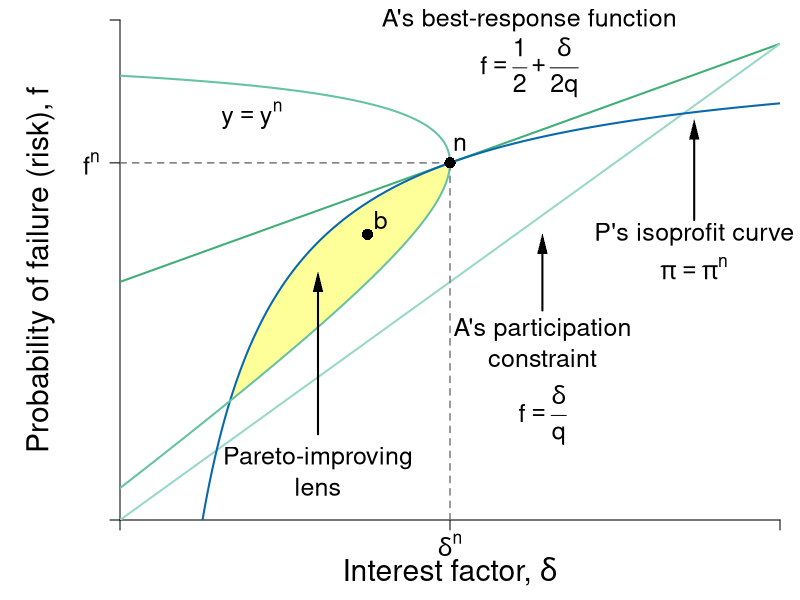

Write the R code that produced this figure.
#Graph Designer: Simon Halliday, Scott Cohn
#Authors: Bowles and Halliday
#Title: Coordination, Conflict and Competition: A Text in Microeconomics

library(shape)
pdf(file = "credit/non_contractual_risk.pdf", width = 8, height = 6)

#Set parameters for graphics
pointsize <- 1.8
axislabelsize <- 1.8
labelsize <- 1.5
namesize <- 1.8
annotatesize <- 1.5
graphlinewidth <- 2
segmentlinewidth <- 1.5

COL <- c("#7fc97f", "#beaed4", "#fdc086", "#ffff99", "#386cb0", "#f0027f", "#bf5b17", "#666666")
COLA <- c("#e0f3db", "#99d8c9","#66c2a4","#41ae76", "#238b45", "#005824")
COLB <- c("#c6dbef", "#4eb3d3", "#2b8cbe", "#0868ac","#084081")
COLC <- c("#fcfbfd", "#efedf5", "#dadaeb", "#bcbddc", "#9e9ac8", "#807dba", "#6a51a3", "#54278f", "#3f007d")
grays <- gray.colors(25, start = 1, end = 0)

#Edited the margins to cater for the larger LHS labels
par(mar =  c(4, 6, 1, 1))

brfFn <- function(delta, q = 1) {
  .5 + (delta / (2 * q)) 
}

PCFn <- function(delta, q = 1) {
  delta/q
}

isoreturnFn <- function(delta, pi=0.125) {
  1 - (pi)/delta
}


yFn <- function(d1, f1, q = 1){
  q*f1*(1 - f1) - d1*(1 - f1)
}

profitFn <- function(d1, q = 1){
  d1/2 - (1/(2*q))*(d1)^2
}

ylow <- function(delta, q = 1, ybar = 0.0625){
  (-sqrt(delta^2 - 2*delta*q + q^2 - 4*q*ybar) + delta + q)/(2*q)
}

yhigh <- function(delta, q = 1, ybar = 0.0625){
  (sqrt(delta^2 - 2*delta*q + q^2 - 4*q*ybar) + delta + q)/(2*q)
}

xlims <- c(0, 1)
ylims <- c(0, 1.05)

npts <- 501 
d1 <- seq(xlims[1], xlims[2], length.out = npts)
f1 <- seq(ylims[1], ylims[2], length.out = npts) 
a <- c(0.0625)

plot(0, 0, xlim = xlims, ylim = ylims, type = "n",
     xlab = expression(paste("")),
     ylab = expression(paste("")), 
     xaxt = "n", 
     yaxt = "n", 
     cex.lab = axislabelsize, 
     bty = "n", 
     xaxs = "i", 
     yaxs = "i"
)


ticksy <- c(ylims[1], brfFn(delta = 0.5), ylims[2])
ylabels <- c(NA, expression(paste(f^{n})), NA)
ticksx <- c(xlims[1], 0.5, xlims[2])
xlabels <- c(NA, expression(paste(delta^{n})), NA)

axis(1, at = ticksx, pos = 0, labels = xlabels, cex.axis = labelsize)
axis(2, at = ticksy, pos = 0, labels = ylabels, las = 1, cex.axis = labelsize)

npts <- 503 
xx1 <- seq(xlims[1], xlims[2], length.out = npts)
xx2 <- seq(0, 1, length.out = npts)

xpoly1 <- seq(from = 0.168, to = 0.5, length.out = 500)
ypoly1 <- ylow(xpoly1)
ypoly2 <- isoreturnFn(xpoly1)
polygon(x = c(xpoly1, rev(xpoly1)), y = c(ypoly1, rev(ypoly2)), col = COL[4], density = NULL, border = NA)


#Draw the graphs
lines(xx1, brfFn(xx1), col = COLA[4], lwd = graphlinewidth)
lines(xx1, PCFn(xx1), col = COLA[2], lwd = graphlinewidth)
lines(xx1, isoreturnFn(xx1), col = COLB[4], lwd = graphlinewidth)

#Axis labels
mtext(expression(paste("Interest factor, ", delta)), side = 1, line = 2.5, cex = axislabelsize)
text(-0.12, 0.5*(ylims[2]), expression(paste("Probability of failure (risk), ", f)), xpd = TRUE, cex = axislabelsize, srt = 90) 


contour(d1, f1,
        outer(d1, f1, yFn),
        drawlabels = FALSE,
        col = COLA[3],
        lwd = graphlinewidth,
        levels = a,
        xaxs = "i",
        yaxs = "i",
        add = TRUE)


segments(0.5, 0, 0.5, brfFn(delta = 0.5), lty = 2, col = grays[20] , lwd = segmentlinewidth)
segments(0, brfFn(delta = 0.5), 0.5, brfFn(delta = 0.5), lty = 2, col = grays[20] , lwd = segmentlinewidth)

#Annotate points (4,4),(2,8),(8,2) on feasibility frontier
text(0.5 + 0.015, isoreturnFn(0.5) + 0.04, expression(paste(n)), cex = labelsize)
points(0.5, isoreturnFn(0.5), pch = 16, col = "black", cex = 1.5)

text(0.375 + 0.02, 0.6 + 0.03, expression(paste(b)), cex = labelsize)
points(0.375, 0.6, pch = 16, col = "black", cex = 1.5)

text(0.2, 0.85, expression(paste(y == y^{n})), cex = labelsize)

text(0.62, 1.05, expression(paste("A's best-response function")), cex = labelsize, xpd = TRUE)
text(0.62, 0.95, expression(paste(f == frac(1,2) + frac(delta, 2*q))), cex = labelsize)

text(0.64, 0.4, expression(paste("A's participation")), cex = labelsize)
text(0.64, 0.34, expression(paste("constraint")), cex = labelsize)
text(0.64, 0.22, expression(paste(f == frac(delta, q))), cex = labelsize)
Arrows(0.64, 0.44, 0.64, 0.58, col = "black", lty = 1, lwd = 2, arr.type = "triangle", arr.lwd = 0.5)


text(0.87, 0.6, expression(paste("P's isoprofit curve")), cex = labelsize, xpd = TRUE)
text(0.87, 0.53, expression(paste(pi == pi^{n})), cex = labelsize, xpd = TRUE)
Arrows(0.87, 0.63, 0.87, 0.82, col = "black", lty = 1, lwd = 2, arr.type = "triangle", arr.lwd = 0.5)

text(0.3, 0.13, expression(paste("Pareto-improving")), cex = labelsize)
text(0.3, 0.07, expression(paste("lens")), cex = labelsize)
Arrows(0.3, 0.18, 0.3, 0.5, col = "black", lty = 1, lwd = 2, arr.type = "triangle", arr.lwd = 0.5)


dev.off()
